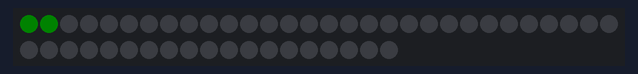
The sketch below on a simulated Arduino Uno, built with avr-gcc and run on an emulated ATmega328P. On the bench: 49 RGB LEDs in strip order, left to right, continuing on the next row. Dim RGB values are drawn brighter than linear.

Above: at 0.06 s.
At 0.69 s:
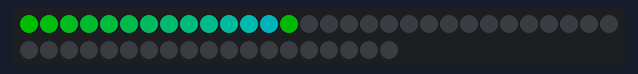
At 1.32 s:
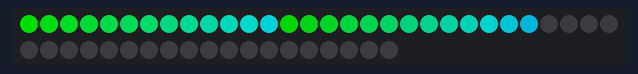
At 2.0 s:
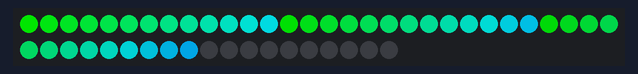
At 2.6 s:
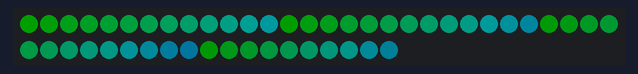

The sketch:

test.ino
```cpp
#include <FastLED.h>
#define LED_PIN 2
#define NUM_LEDS 49

CRGB leds[NUM_LEDS];

void setup() {
  FastLED.addLeds<WS2812, LED_PIN, GRB>(leds, NUM_LEDS);
  FastLED.setMaxPowerInVoltsAndMilliamps(5, 500);
  FastLED.clear();
  FastLED.show();

}

void loop() {
  // RED Green Blue
for (int i=0; i<NUM_LEDS; i++ )
{
    leds[i] = CRGB(0, 255-2*i, 20*i );
    FastLED.setBrightness(6*i);
    FastLED.show();
    delay (50);
}
for (int i=NUM_LEDS; i> 0; i-- )
{
    leds[i] = CRGB(20*i, 0, 255-20*i );
    FastLED.setBrightness(60-2*i);
    FastLED.show();
        delay (50);

}
}
```
